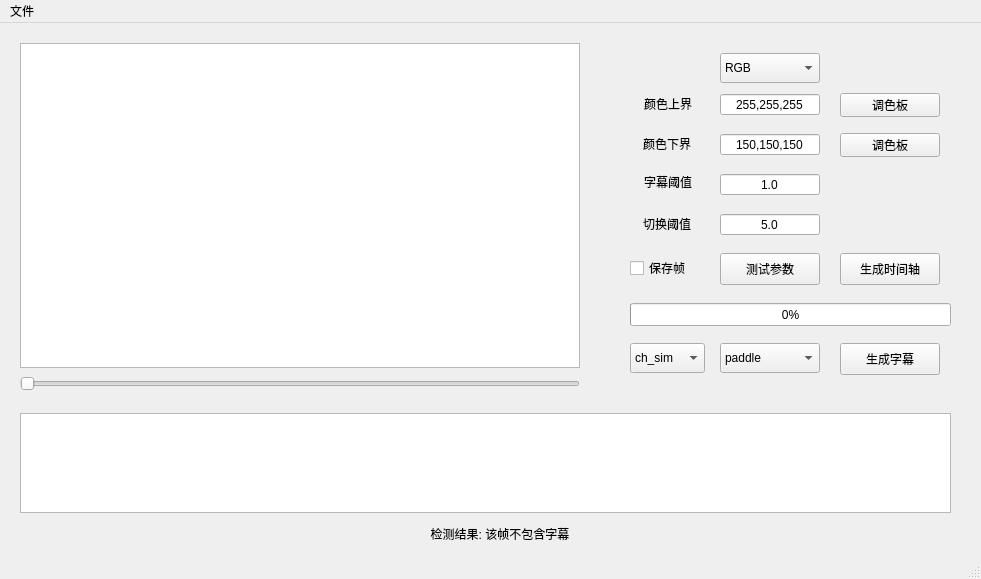
<?xml version="1.0" encoding="UTF-8"?>
<ui version="4.0">
 <class>VideoOCR</class>
 <widget class="QMainWindow" name="VideoOCR">
  <property name="geometry">
   <rect>
    <x>0</x>
    <y>0</y>
    <width>981</width>
    <height>579</height>
   </rect>
  </property>
  <property name="font">
   <font>
    <family>Microsoft YaHei UI</family>
   </font>
  </property>
  <property name="windowTitle">
   <string>Video OCR</string>
  </property>
  <widget class="QWidget" name="centralwidget">
   <widget class="QPushButton" name="genTime">
    <property name="geometry">
     <rect>
      <x>840</x>
      <y>230</y>
      <width>100</width>
      <height>32</height>
     </rect>
    </property>
    <property name="font">
     <font>
      <family>Microsoft YaHei UI</family>
     </font>
    </property>
    <property name="text">
     <string>生成时间轴</string>
    </property>
   </widget>
   <widget class="QPushButton" name="genSub">
    <property name="geometry">
     <rect>
      <x>840</x>
      <y>320</y>
      <width>100</width>
      <height>32</height>
     </rect>
    </property>
    <property name="text">
     <string>生成字幕</string>
    </property>
   </widget>
   <widget class="QCheckBox" name="saveFrames">
    <property name="geometry">
     <rect>
      <x>630</x>
      <y>225</y>
      <width>71</width>
      <height>40</height>
     </rect>
    </property>
    <property name="layoutDirection">
     <enum>Qt::LeftToRight</enum>
    </property>
    <property name="text">
     <string>保存帧</string>
    </property>
   </widget>
   <widget class="QComboBox" name="ocrMethod">
    <property name="geometry">
     <rect>
      <x>720</x>
      <y>320</y>
      <width>100</width>
      <height>30</height>
     </rect>
    </property>
    <item>
     <property name="text">
      <string>paddle</string>
     </property>
    </item>
    <item>
     <property name="text">
      <string>easy</string>
     </property>
    </item>
    <item>
     <property name="text">
      <string>online</string>
     </property>
    </item>
   </widget>
   <widget class="QLineEdit" name="minValue">
    <property name="geometry">
     <rect>
      <x>720</x>
      <y>111</y>
      <width>100</width>
      <height>21</height>
     </rect>
    </property>
    <property name="text">
     <string>150,150,150</string>
    </property>
    <property name="alignment">
     <set>Qt::AlignCenter</set>
    </property>
   </widget>
   <widget class="QComboBox" name="segMethod">
    <property name="geometry">
     <rect>
      <x>720</x>
      <y>30</y>
      <width>100</width>
      <height>30</height>
     </rect>
    </property>
    <property name="layoutDirection">
     <enum>Qt::LeftToRight</enum>
    </property>
    <item>
     <property name="text">
      <string>RGB</string>
     </property>
    </item>
    <item>
     <property name="text">
      <string>HSV</string>
     </property>
    </item>
   </widget>
   <widget class="QLabel" name="isSrt">
    <property name="geometry">
     <rect>
      <x>400</x>
      <y>500</y>
      <width>200</width>
      <height>21</height>
     </rect>
    </property>
    <property name="text">
     <string>检测结果: 该帧不包含字幕</string>
    </property>
    <property name="alignment">
     <set>Qt::AlignCenter</set>
    </property>
   </widget>
   <widget class="QLabel" name="srtLabel">
    <property name="geometry">
     <rect>
      <x>620</x>
      <y>151</y>
      <width>72</width>
      <height>15</height>
     </rect>
    </property>
    <property name="text">
     <string>字幕阈值</string>
    </property>
    <property name="alignment">
     <set>Qt::AlignRight|Qt::AlignTrailing|Qt::AlignVCenter</set>
    </property>
   </widget>
   <widget class="QLabel" name="chgLabel">
    <property name="geometry">
     <rect>
      <x>610</x>
      <y>191</y>
      <width>81</width>
      <height>20</height>
     </rect>
    </property>
    <property name="text">
     <string>切换阈值</string>
    </property>
    <property name="alignment">
     <set>Qt::AlignRight|Qt::AlignTrailing|Qt::AlignVCenter</set>
    </property>
   </widget>
   <widget class="QLineEdit" name="srtThres">
    <property name="geometry">
     <rect>
      <x>720</x>
      <y>151</y>
      <width>100</width>
      <height>21</height>
     </rect>
    </property>
    <property name="text">
     <string>1.0</string>
    </property>
    <property name="alignment">
     <set>Qt::AlignCenter</set>
    </property>
   </widget>
   <widget class="QLineEdit" name="chgThres">
    <property name="geometry">
     <rect>
      <x>720</x>
      <y>191</y>
      <width>100</width>
      <height>21</height>
     </rect>
    </property>
    <property name="text">
     <string>5.0</string>
    </property>
    <property name="alignment">
     <set>Qt::AlignCenter</set>
    </property>
   </widget>
   <widget class="QSlider" name="videoBar">
    <property name="geometry">
     <rect>
      <x>20</x>
      <y>350</y>
      <width>560</width>
      <height>22</height>
     </rect>
    </property>
    <property name="orientation">
     <enum>Qt::Horizontal</enum>
    </property>
   </widget>
   <widget class="QLineEdit" name="maxValue">
    <property name="geometry">
     <rect>
      <x>720</x>
      <y>71</y>
      <width>100</width>
      <height>21</height>
     </rect>
    </property>
    <property name="text">
     <string>255,255,255</string>
    </property>
    <property name="alignment">
     <set>Qt::AlignCenter</set>
    </property>
   </widget>
   <widget class="QPushButton" name="testButton">
    <property name="geometry">
     <rect>
      <x>720</x>
      <y>230</y>
      <width>100</width>
      <height>32</height>
     </rect>
    </property>
    <property name="text">
     <string>测试参数</string>
    </property>
   </widget>
   <widget class="QLabel" name="maxLabel">
    <property name="geometry">
     <rect>
      <x>620</x>
      <y>71</y>
      <width>72</width>
      <height>20</height>
     </rect>
    </property>
    <property name="text">
     <string>颜色上界</string>
    </property>
    <property name="alignment">
     <set>Qt::AlignRight|Qt::AlignTrailing|Qt::AlignVCenter</set>
    </property>
   </widget>
   <widget class="QLabel" name="minLabel">
    <property name="geometry">
     <rect>
      <x>610</x>
      <y>111</y>
      <width>81</width>
      <height>20</height>
     </rect>
    </property>
    <property name="text">
     <string>颜色下界</string>
    </property>
    <property name="alignment">
     <set>Qt::AlignRight|Qt::AlignTrailing|Qt::AlignVCenter</set>
    </property>
   </widget>
   <widget class="QGraphicsView" name="videoView">
    <property name="geometry">
     <rect>
      <x>20</x>
      <y>20</y>
      <width>560</width>
      <height>325</height>
     </rect>
    </property>
    <property name="sizePolicy">
     <sizepolicy hsizetype="Fixed" vsizetype="Fixed">
      <horstretch>0</horstretch>
      <verstretch>0</verstretch>
     </sizepolicy>
    </property>
    <property name="maximumSize">
     <size>
      <width>560</width>
      <height>325</height>
     </size>
    </property>
    <property name="acceptDrops">
     <bool>true</bool>
    </property>
    <property name="verticalScrollBarPolicy">
     <enum>Qt::ScrollBarAlwaysOff</enum>
    </property>
    <property name="horizontalScrollBarPolicy">
     <enum>Qt::ScrollBarAlwaysOff</enum>
    </property>
   </widget>
   <widget class="QGraphicsView" name="clipView">
    <property name="geometry">
     <rect>
      <x>20</x>
      <y>390</y>
      <width>931</width>
      <height>100</height>
     </rect>
    </property>
   </widget>
   <widget class="QProgressBar" name="progressBar">
    <property name="geometry">
     <rect>
      <x>630</x>
      <y>280</y>
      <width>321</width>
      <height>23</height>
     </rect>
    </property>
    <property name="value">
     <number>0</number>
    </property>
   </widget>
   <widget class="QComboBox" name="langBox">
    <property name="geometry">
     <rect>
      <x>630</x>
      <y>320</y>
      <width>75</width>
      <height>30</height>
     </rect>
    </property>
    <item>
     <property name="text">
      <string>ch_sim</string>
     </property>
    </item>
    <item>
     <property name="text">
      <string>en</string>
     </property>
    </item>
    <item>
     <property name="text">
      <string>dual</string>
     </property>
    </item>
   </widget>
   <widget class="QPushButton" name="colorButton1">
    <property name="geometry">
     <rect>
      <x>840</x>
      <y>70</y>
      <width>100</width>
      <height>24</height>
     </rect>
    </property>
    <property name="text">
     <string>调色板</string>
    </property>
   </widget>
   <widget class="QPushButton" name="colorButton2">
    <property name="geometry">
     <rect>
      <x>840</x>
      <y>110</y>
      <width>100</width>
      <height>24</height>
     </rect>
    </property>
    <property name="text">
     <string>调色板</string>
    </property>
   </widget>
  </widget>
  <widget class="QMenuBar" name="menubar">
   <property name="geometry">
    <rect>
     <x>0</x>
     <y>0</y>
     <width>981</width>
     <height>26</height>
    </rect>
   </property>
   <widget class="QMenu" name="menu">
    <property name="title">
     <string>文件</string>
    </property>
    <addaction name="openFile"/>
   </widget>
   <addaction name="menu"/>
  </widget>
  <widget class="QStatusBar" name="statusbar"/>
  <action name="openFile">
   <property name="text">
    <string>打开视频</string>
   </property>
  </action>
 </widget>
 <resources/>
 <connections/>
</ui>
